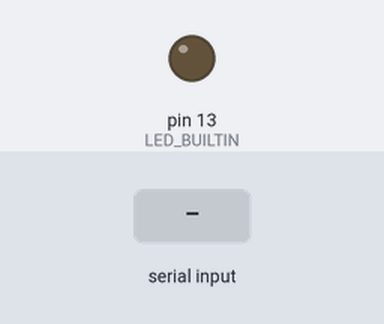
A sketch run on a simulated Arduino Uno, built with avr-gcc and run on an emulated ATmega328P. Shown: output pins drawn as LEDs (lit = HIGH). Inputs (shaded band) come from the test bench.

Above: at 1.2 s.
1.3 s: "N" received over Serial
At 2.4 s:
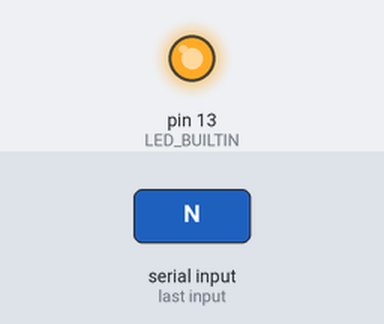
2.8 s: "F" received over Serial
At 3.6 s:
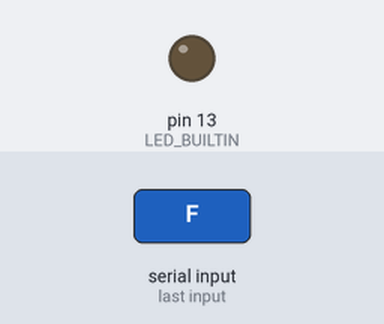
Timing chart, 0 to 5.8 s (numbered marks = the images above; inputs shaded):
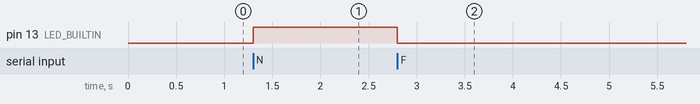

The sketch:

lab2_I4ET_OnOffCharacter.ino
```cpp
byte receivedByte = 0;


void setup() {
  // put your setup code here, to run once:
  pinMode(LED_BUILTIN, OUTPUT);
  Serial.begin(9600);
}

void loop() {
  // put your main code here, to run repeatedly:

  if (Serial.available()>0) // Is there any character coming through the serial port?
  {
    //If there is a character, read it
    receivedByte = Serial.read();
    if (receivedByte == 70)               //If sending ON character "F"
    {
      digitalWrite(LED_BUILTIN, LOW);
    }
    if (receivedByte == 78)               //If sending OFF character "N"
    {
      digitalWrite(LED_BUILTIN, HIGH);
    }
  }
}
```

Measured:
- after the input at 1.3 s, pin 13 (LED_BUILTIN): LOW → HIGH at once
- after the input at 2.8 s, pin 13 (LED_BUILTIN): HIGH → LOW at once
